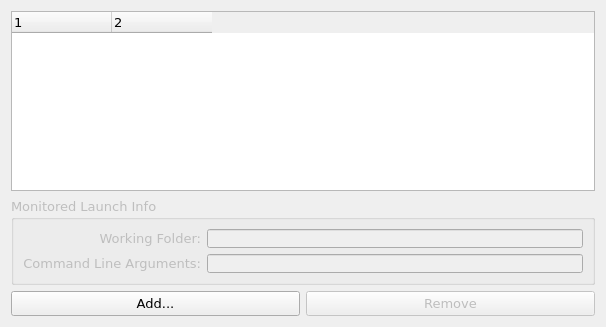
<?xml version="1.0" encoding="UTF-8"?>
<ui version="4.0">
 <class>dlgCreateAssociation</class>
 <widget class="QDialog" name="dlgCreateAssociation">
  <property name="geometry">
   <rect>
    <x>0</x>
    <y>0</y>
    <width>606</width>
    <height>327</height>
   </rect>
  </property>
  <property name="font">
   <font>
    <family>Verdana</family>
    <pointsize>10</pointsize>
   </font>
  </property>
  <property name="windowTitle">
   <string>Application List for Layer Overrides &amp; Application Launcher</string>
  </property>
  <layout class="QGridLayout" name="gridLayout">
   <item row="1" column="0" colspan="2">
    <widget class="QGroupBox" name="groupLaunchInfo">
     <property name="enabled">
      <bool>false</bool>
     </property>
     <property name="minimumSize">
      <size>
       <width>0</width>
       <height>60</height>
      </size>
     </property>
     <property name="toolTip">
      <string>This information is used only when the application is launched manually from vkconfig.</string>
     </property>
     <property name="title">
      <string>Monitored Launch Info</string>
     </property>
     <layout class="QGridLayout" name="gridLayout_2">
      <item row="1" column="0">
       <widget class="QLabel" name="label_2">
        <property name="text">
         <string>Command Line Arguments:</string>
        </property>
        <property name="alignment">
         <set>Qt::AlignRight|Qt::AlignTrailing|Qt::AlignVCenter</set>
        </property>
       </widget>
      </item>
      <item row="0" column="1">
       <widget class="QLineEdit" name="lineEditWorkingFolder"/>
      </item>
      <item row="0" column="0">
       <widget class="QLabel" name="label">
        <property name="text">
         <string>Working Folder:</string>
        </property>
        <property name="alignment">
         <set>Qt::AlignRight|Qt::AlignTrailing|Qt::AlignVCenter</set>
        </property>
       </widget>
      </item>
      <item row="1" column="1">
       <widget class="QLineEdit" name="lineEditCmdArgs"/>
      </item>
     </layout>
    </widget>
   </item>
   <item row="2" column="1">
    <widget class="QPushButton" name="pushButtonRemove">
     <property name="enabled">
      <bool>false</bool>
     </property>
     <property name="text">
      <string>Remove</string>
     </property>
    </widget>
   </item>
   <item row="2" column="0">
    <widget class="QPushButton" name="pushButtonAdd">
     <property name="text">
      <string>Add...</string>
     </property>
    </widget>
   </item>
   <item row="0" column="0" colspan="2">
    <widget class="QTreeWidget" name="treeWidget">
     <property name="indentation">
      <number>4</number>
     </property>
     <property name="columnCount">
      <number>2</number>
     </property>
     <attribute name="headerVisible">
      <bool>true</bool>
     </attribute>
     <attribute name="headerStretchLastSection">
      <bool>false</bool>
     </attribute>
     <column>
      <property name="text">
       <string notr="true">1</string>
      </property>
     </column>
     <column>
      <property name="text">
       <string notr="true">2</string>
      </property>
     </column>
    </widget>
   </item>
  </layout>
 </widget>
 <resources/>
 <connections/>
</ui>
